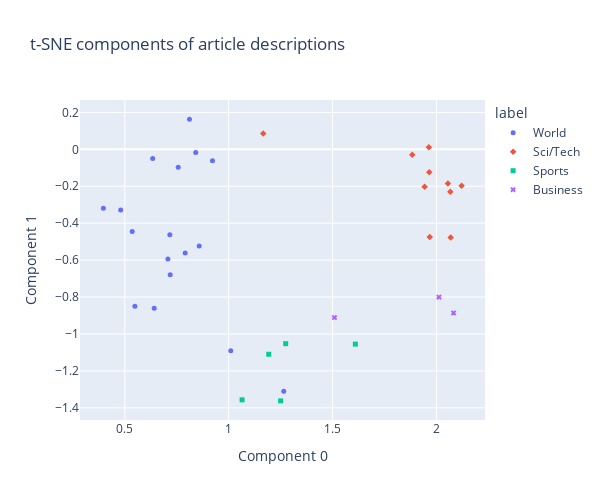

Source (notebook cell):
### Code cell
# Appendix

# get embeddings for all article descriptions
embeddings = [embedding_from_string(string) for string in article_descriptions]
# compress the 2048-dimensional embeddings into 2 dimensions using t-SNE
tsne_components = tsne_components_from_embeddings(embeddings)
# get the article labels for coloring the chart
# only 35 lists for cost reduction
labels = df["label"].tolist()[:35]

chart_from_components(
    components=tsne_components,
    labels=labels,
    strings=article_descriptions,
    width=600,
    height=500,
    title="t-SNE components of article descriptions",
)

### Figure 1 — Plotly figure (JSON) as saved in the notebook; plotly's stock layout.template omitted (floating-point values rounded to 4 significant figures)
{"data": [{"customdata": [["BRITAIN: BLAIR WARNS OF<br>CLIMATE THREAT Prime Minister<br>Tony Blair urged the<br>international community to<br>consider global warming a dire<br>threat and agree on a plan of<br>action to curb the<br>quot;alarming quot; growth of<br>greenhouse gases."], ["KABUL, Sept 22 (AFP): Three US<br>soldiers were killed and 14<br>wounded in a series of fierce<br>clashes with suspected Taliban<br>fighters in south and eastern<br>Afghanistan this week, the US<br>military said Wednesday."], ["AUSTRALIAN journalist John<br>Martinkus is lucky to be alive<br>after spending 24 hours in the<br>hands of Iraqi militants at<br>the weekend. Martinkus was in<br>Baghdad working for the SBS<br>Dateline TV current affairs<br>program"], [" GAZA (Reuters) - An Israeli<br>helicopter fired a missile<br>into  a town in the southern<br>Gaza Strip late on Wednesday,<br>witnesses  said, hours after a<br>Palestinian suicide bomber<br>blew herself up  in Jerusalem,<br>killing two Israeli border<br>policemen."], ["RIYADH, Saudi Arabia -- Saudi<br>police are seeking two young<br>men in the killing of a Briton<br>in a Riyadh parking lot, the<br>Interior Ministry said today,<br>and the British ambassador<br>called it a terrorist attack."], ["A gas explosion at a coal mine<br>in northern China killed 33<br>workers in the 10th deadly<br>mine blast reported in three<br>months. The explosion occurred<br>yesterday at 4:20 pm at Nanlou<br>township"], ["Reuters - Palestinian leader<br>Mahmoud Abbas called\\Israel<br>\"the Zionist enemy\" Tuesday,<br>unprecedented language for\\the<br>relative moderate who is<br>expected to succeed Yasser<br>Arafat."], ["Nasser al-Qidwa, Palestinian<br>representative at the United<br>Nations and nephew of late<br>leader Yasser Arafat, handed<br>Arafat #39;s death report to<br>the Palestinian National<br>Authority (PNA) on Saturday."], ["CAIRO, Egypt - France's<br>foreign minister appealed<br>Monday for the release of two<br>French journalists abducted in<br>Baghdad, saying the French<br>respect all religions. He did<br>not rule out traveling to<br>Baghdad..."], ["United Arab Emirates President<br>and ruler of Abu Dhabi Sheik<br>Zayed bin Sultan al-Nayhan<br>died Tuesday, official<br>television reports. He was 86."], ["PALESTINIAN leader Yasser<br>Arafat today issued an urgent<br>call for the immediate release<br>of two French journalists<br>taken hostage in Iraq."], ["The al-Qaida terrorist network<br>spent less than \\$50,000 on<br>each of its major attacks<br>except for the Sept. 11, 2001,<br>suicide hijackings, and one of<br>its hallmarks is using"], ["A FATHER who scaled the walls<br>of a Cardiff court dressed as<br>superhero Robin said the<br>Buckingham Palace protester<br>posed no threat. Fathers 4<br>Justice activist Jim Gibson,<br>who earlier this year staged<br>an eye-catching"], ["Julia Gillard has reportedly<br>bowed out of the race to<br>become shadow treasurer,<br>taking enormous pressure off<br>Opposition Leader Mark Latham."], ["AFP - Maybe it's something to<br>do with the fact that the<br>playing area is so vast that<br>you need a good pair of<br>binoculars to see the action<br>if it's not taking place right<br>in front of the stands."], ["Egypt #39;s release of accused<br>Israeli spy Azzam Azzam in an<br>apparent swap for six Egyptian<br>students held on suspicion of<br>terrorism is expected to melt<br>the ice and perhaps result"], ["GAZA CITY, Gaza Strip: Hamas<br>militants killed an Israeli<br>soldier and wounded four with<br>an explosion in a booby-<br>trapped chicken coop on<br>Tuesday, in what the Islamic<br>group said was an elaborate<br>scheme to lure troops to the<br>area with the help of a double"]], "hovertemplate": "label=World<br>Component 0=%{x}<br>Component 1=%{y}<br>string=%{customdata[0]}<extra></extra>", "legendgroup": "World", "marker": {"color": "#636efa", "symbol": "circle", "size": 5}, "mode": "markers", "name": "World", "orientation": "v", "showlegend": true, "x": [0.6414, 0.8414, 0.7905, 0.6342, 0.5357, 0.8112, 0.7167, 0.4801, 0.7184, 0.3969, 0.7074, 0.9219, 0.5486, 1.01, 1.265, 0.8579, 0.757], "xaxis": "x", "y": [-0.861, -0.01676, -0.5619, -0.04993, -0.4456, 0.1635, -0.4627, -0.3288, -0.6787, -0.3186, -0.5934, -0.06196, -0.8497, -1.091, -1.31, -0.5235, -0.09701], "yaxis": "y", "type": "scatter"}, {"customdata": [["PC World - Upcoming chip set<br>will include built-in security<br>features for your PC."], ["SAN JOSE, Calif. -- Apple<br>Computer (Quote, Chart)<br>unveiled a batch of new iPods,<br>iTunes software and promos<br>designed to keep it atop the<br>heap of digital music players."], ["Any product, any shape, any<br>size -- manufactured on your<br>desktop! The future is the<br>fabricator. By Bruce Sterling<br>from Wired magazine."], ["The Microsoft CEO says one way<br>to stem growing piracy of<br>Windows and Office in emerging<br>markets is to offer low-cost<br>computers."], ["PalmSource surprised the<br>mobile vendor community today<br>with the announcement that it<br>will acquire China MobileSoft<br>(CMS), ostensibly to leverage<br>that company's expertise in<br>building a mobile version of<br>the Linux operating system."], ["JEFFERSON CITY - An election<br>security expert has raised<br>questions about Missouri<br>Secretary of State Matt Blunt<br>#39;s plan to let soldiers at<br>remote duty stations or in<br>combat areas cast their<br>ballots with the help of<br>e-mail."], ["A new, optional log-on service<br>from America Online that makes<br>it harder for scammers to<br>access a persons online<br>account will not be available<br>for Macintosh"], ["It #39;s official. Microsoft<br>recently stated<br>definitivelyand contrary to<br>rumorsthat there will be no<br>new versions of Internet<br>Explorer for users of older<br>versions of Windows."], ["But fresh antitrust suit is in<br>the envelope, says Novell"], ["Chips that help a computer's<br>main microprocessors perform<br>specific types of math<br>problems are becoming a big<br>business once again.\\"]], "hovertemplate": "label=Sci/Tech<br>Component 0=%{x}<br>Component 1=%{y}<br>string=%{customdata[0]}<extra></extra>", "legendgroup": "Sci/Tech", "marker": {"color": "#EF553B", "symbol": "diamond", "size": 5}, "mode": "markers", "name": "Sci/Tech", "orientation": "v", "showlegend": true, "x": [1.965, 2.068, 2.055, 1.943, 2.121, 1.166, 1.884, 1.963, 1.968, 2.067], "xaxis": "x", "y": [-0.1247, -0.4779, -0.1857, -0.2024, -0.1977, 0.08571, -0.02887, 0.01135, -0.4743, -0.2302], "yaxis": "y", "type": "scatter"}, {"customdata": [["Newspapers in Greece reflect a<br>mixture of exhilaration that<br>the Athens Olympics proved<br>successful, and relief that<br>they passed off without any<br>major setback."], ["Loudon, NH -- As the rain<br>began falling late Friday<br>afternoon at New Hampshire<br>International Speedway, the<br>rich in the Nextel Cup garage<br>got richer."], ["AP - Ottawa Senators right<br>wing Marian Hossa is switching<br>European teams during the NHL<br>lockout."], ["Chelsea terminated Romania<br>striker Adrian Mutu #39;s<br>contract, citing gross<br>misconduct after the player<br>failed a doping test for<br>cocaine and admitted taking<br>the drug, the English soccer<br>club said in a statement."], ["The success of Paris #39; bid<br>for Olympic Games 2012 would<br>bring an exceptional<br>development for France for at<br>least 6 years, said Jean-<br>Francois Lamour, French<br>minister for Youth and Sports<br>on Tuesday."]], "hovertemplate": "label=Sports<br>Component 0=%{x}<br>Component 1=%{y}<br>string=%{customdata[0]}<extra></extra>", "legendgroup": "Sports", "marker": {"color": "#00cc96", "symbol": "square", "size": 5}, "mode": "markers", "name": "Sports", "orientation": "v", "showlegend": true, "x": [1.274, 1.61, 1.25, 1.064, 1.193], "xaxis": "x", "y": [-1.053, -1.055, -1.362, -1.357, -1.11], "yaxis": "y", "type": "scatter"}, {"customdata": [["The EU and US moved closer to<br>an aviation trade war after<br>failing to reach agreement<br>during talks Thursday on<br>subsidies to Airbus Industrie."], [" SAN FRANCISCO (Reuters) -<br>Nike Inc. &lt;A HREF=\"http://w<br>ww.investor.reuters.com/FullQu<br>ote.aspx?ticker=NKE.N target=/<br>stocks/quickinfo/fullquote\"&gt<br>;NKE.N&lt;/A&gt;, the world's<br>largest athletic shoe company,<br>on Monday reported a 25<br>percent  rise in quarterly<br>profit, beating analysts'<br>estimates, on  strong demand<br>for high-end running and<br>basketball shoes in the<br>United States."], ["NEW YORK (CBS.MW) - US stocks<br>traded mixed Thurday as Merck<br>shares lost a quarter of their<br>value, dragging blue chips<br>lower, but the Nasdaq moved<br>higher, buoyed by gains in the<br>semiconductor sector."]], "hovertemplate": "label=Business<br>Component 0=%{x}<br>Component 1=%{y}<br>string=%{customdata[0]}<extra></extra>", "legendgroup": "Business", "marker": {"color": "#ab63fa", "symbol": "x", "size": 5}, "mode": "markers", "name": "Business", "orientation": "v", "showlegend": true, "x": [1.509, 2.082, 2.012], "xaxis": "x", "y": [-0.9111, -0.8865, -0.8001], "yaxis": "y", "type": "scatter"}], "layout": {"xaxis": {"anchor": "y", "domain": [0.0, 1.0], "title": {"text": "Component 0"}}, "yaxis": {"anchor": "x", "domain": [0.0, 1.0], "title": {"text": "Component 1"}}, "legend": {"title": {"text": "label"}, "tracegroupgap": 0}, "title": {"text": "t-SNE components of article descriptions"}, "height": 500, "width": 600}}
